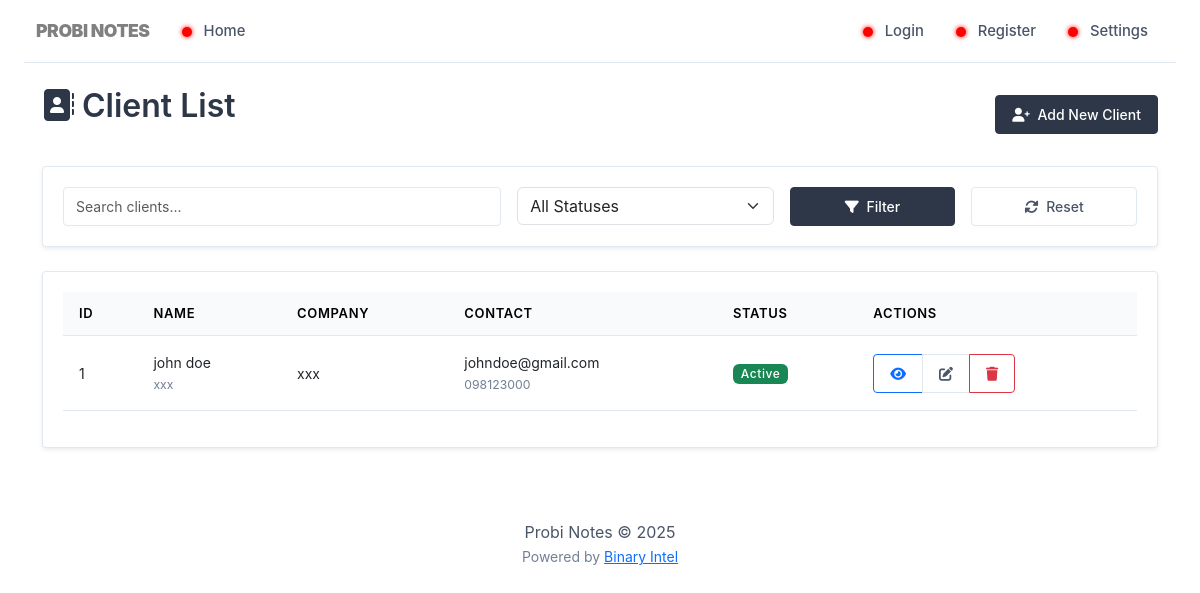
Page /clients/list.php on the committed database.
### tables this page shows
CREATE TABLE `customers` (
  `id` int(11) NOT NULL,
  `name` varchar(100) NOT NULL,
  `email` varchar(100) DEFAULT NULL,
  `phone` varchar(20) DEFAULT NULL,
  `address` text DEFAULT NULL,
  `city` varchar(50) DEFAULT NULL,
  `state` varchar(50) DEFAULT NULL,
  `postal_code` varchar(20) DEFAULT NULL,
  `country` varchar(50) DEFAULT 'United States',
  `company` varchar(100) DEFAULT NULL,
  `tax_id` varchar(50) DEFAULT NULL,
  `payment_terms` varchar(50) DEFAULT 'NET 30',
  `notes` text DEFAULT NULL,
  `status` enum('active','inactive','lead') DEFAULT 'active',
  `created_at` timestamp NOT NULL DEFAULT current_timestamp(),
  `updated_at` timestamp NOT NULL DEFAULT current_timestamp() ON UPDATE current_timestamp()
);

### clients/list.php (the view, shortened to what this page needs)
<?php
require_once '../includes/config.php';
require_once '../includes/header.php';
require_once '../includes/navigation.php';
$search = $_GET['search'] ?? '';
$query = "SELECT * FROM customers WHERE 1=1";
$params = [];
$query .= " ORDER BY created_at DESC";
$stmt = $pdo->prepare($query);
$stmt->execute($params);
$customers = $stmt->fetchAll(PDO::FETCH_ASSOC);
?>
<div class="container mt-4">
    <div class="d-flex justify-content-between align-items-center mb-4">
        <h2><i class="fas fa-address-book me-2"></i>Client List</h2>
        <a href="create.php" class="btn btn-primary">
            <i class="fas fa-user-plus me-1"></i> Add New Client
        </a>
    </div>
    <div class="card shadow-sm mb-4">
        <div class="card-body">
            <form method="GET" class="row g-3">
                <div class="col-md-5">
                    <input type="text" name="search" class="form-control" placeholder="Search clients..." value="<?= htmlspecialchars($search) ?>">
                </div>
                <div class="col-md-3">
                    <select name="status" class="form-select">
                        <option value="">All Statuses</option>
                    </select>
                </div>
                <div class="col-md-2">
                    <button type="submit" class="btn btn-primary w-100">
                        <i class="fas fa-filter me-1"></i> Filter
                    </button>
                </div>
                <div class="col-md-2">
                    <a href="list.php" class="btn btn-outline-secondary w-100">
                        <i class="fas fa-sync-alt me-1"></i> Reset
                    </a>
                </div>
            </form>
        </div>
    </div>
    <div class="card shadow-sm">
        <div class="card-body">
            <div class="table-responsive">
                <table class="table table-hover">
                    <thead class="table-light">
                        <tr>
                            <th>ID</th>
                            <th>Name</th>
                            <th>Company</th>
                            <th>Contact</th>
                            <th>Status</th>
                            <th>Actions</th>
                        </tr>
                    </thead>
                    <tbody>
                        <?php foreach ($customers as $customer): ?>
                        <tr>
                            <td><?= $customer['id'] ?></td>
                            <td>
                                <?= htmlspecialchars($customer['name']) ?>
                                <?php if ($customer['company']): ?>
                                    <br><small class="text-muted"><?= htmlspecialchars($customer['company']) ?></small>
                                <?php endif; ?>
                            </td>
                            <td><?= htmlspecialchars($customer['company']) ?></td>
                            <td>
                                <div><?= htmlspecialchars($customer['email']) ?></div>
                                <small class="text-muted"><?= htmlspecialchars($customer['phone']) ?></small>
                            </td>
                            <td>
                                <span class="badge bg-<?=
                                    $customer['status'] === 'active' ? 'success' :
                                    ($customer['status'] === 'lead' ? 'warning' : 'secondary')
                                ?>">
                                    <?= ucfirst($customer['status']) ?>
                                </span>
                            </td>
                            <td>
                                <div class="btn-group btn-group-sm">
                                    <a href="view.php?id=<?= $customer['id'] ?>" class="btn btn-outline-primary" title="View">
                                        <i class="fas fa-eye"></i>
                                    </a>
                                    <a href="edit.php?id=<?= $customer['id'] ?>" class="btn btn-outline-secondary" title="Edit">
                                        <i class="fas fa-edit"></i>
                                    </a>
                                    <a href="delete.php?id=<?= $customer['id'] ?>" class="btn btn-outline-danger" title="Delete" onclick="return confirm('Are you sure?')">
                                        <i class="fas fa-trash"></i>
                                    </a>
                                </div>
                            </td>
                        </tr>
                        <?php endforeach; ?>
                    </tbody>
                </table>
            </div>
        </div>
    </div>
</div>
<?php require_once '../includes/footer.php'; ?>

### assets/css/style.css (style rules this page uses)
:root { --primary-text: #2d3748; --secondary-text: #4a5568; --border-color: #e2e8f0; --light-bg: #f8fafc; --medium-bg: #edf2f7; --dark-bg: #e2e8f0; --accent-color: #718096; --border-radius: 4px; --shadow-sm: 0 1px 2px 0 rgba(0, 0, 0, 0.05); --shadow-md: 0 4px 6px -1px rgba(0, 0, 0, 0.1); }
body { font-family: 'Inter', -apple-system, BlinkMacSystemFont, 'Segoe UI', Roboto, sans-serif; line-height: 1.5; color: var(--primary-text); background-color: white; padding-top: 0; -webkit-font-smoothing: antialiased; }
h1, h2, h3, h4, h5, h6 { font-weight: 600; color: var(--primary-text); margin-bottom: 1rem; }
.card { border: 1px solid var(--border-color); border-radius: var(--border-radius); background-color: white; box-shadow: var(--shadow-sm); margin-bottom: 1.5rem; }
.card-body { padding: 1.25rem; }
.table { color: var(--primary-text); width: 100%; }
.table thead th { background-color: var(--light-bg); border-bottom: 1px solid var(--border-color); font-weight: 600; padding: 0.75rem 1rem; font-size: 0.8125rem; text-transform: uppercase; letter-spacing: 0.05em; }
.table tbody td { padding: 1rem; border-bottom: 1px solid var(--border-color); vertical-align: middle; font-size: 0.875rem; }
.form-control { border: 1px solid var(--border-color); border-radius: var(--border-radius); padding: 0.5rem 0.75rem; font-size: 0.875rem; background-color: white; }
.btn { border-radius: var(--border-radius); padding: 0.5rem 1rem; font-size: 0.875rem; font-weight: 500; transition: none; }
.btn-primary { background-color: var(--primary-text); border-color: var(--primary-text); }
.btn-outline-secondary { border-color: var(--border-color); color: var(--secondary-text); }
.badge { font-weight: 500; font-size: 0.75rem; padding: 0.35em 0.65em; letter-spacing: 0.05em; }
.text-muted { color: #718096 !important; }

### includes/header.php (style rules this page uses)
body { opacity: 0; transition: opacity 0.3s ease; }

### rows in the picture
customers: id "1", name "john doe", company "xxx", email "johndoe@gmail.com", phone "098123000", status "Active"
